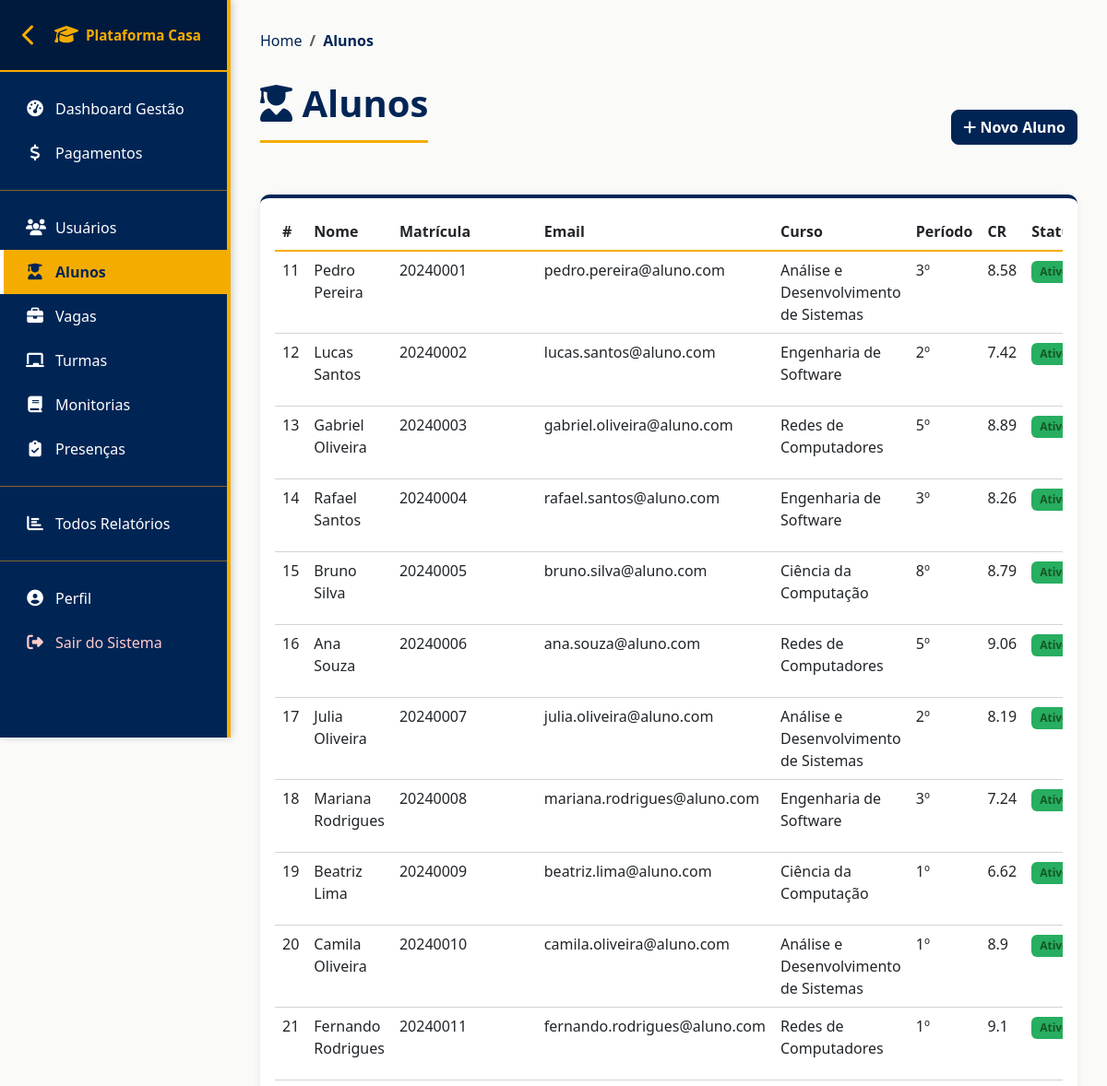
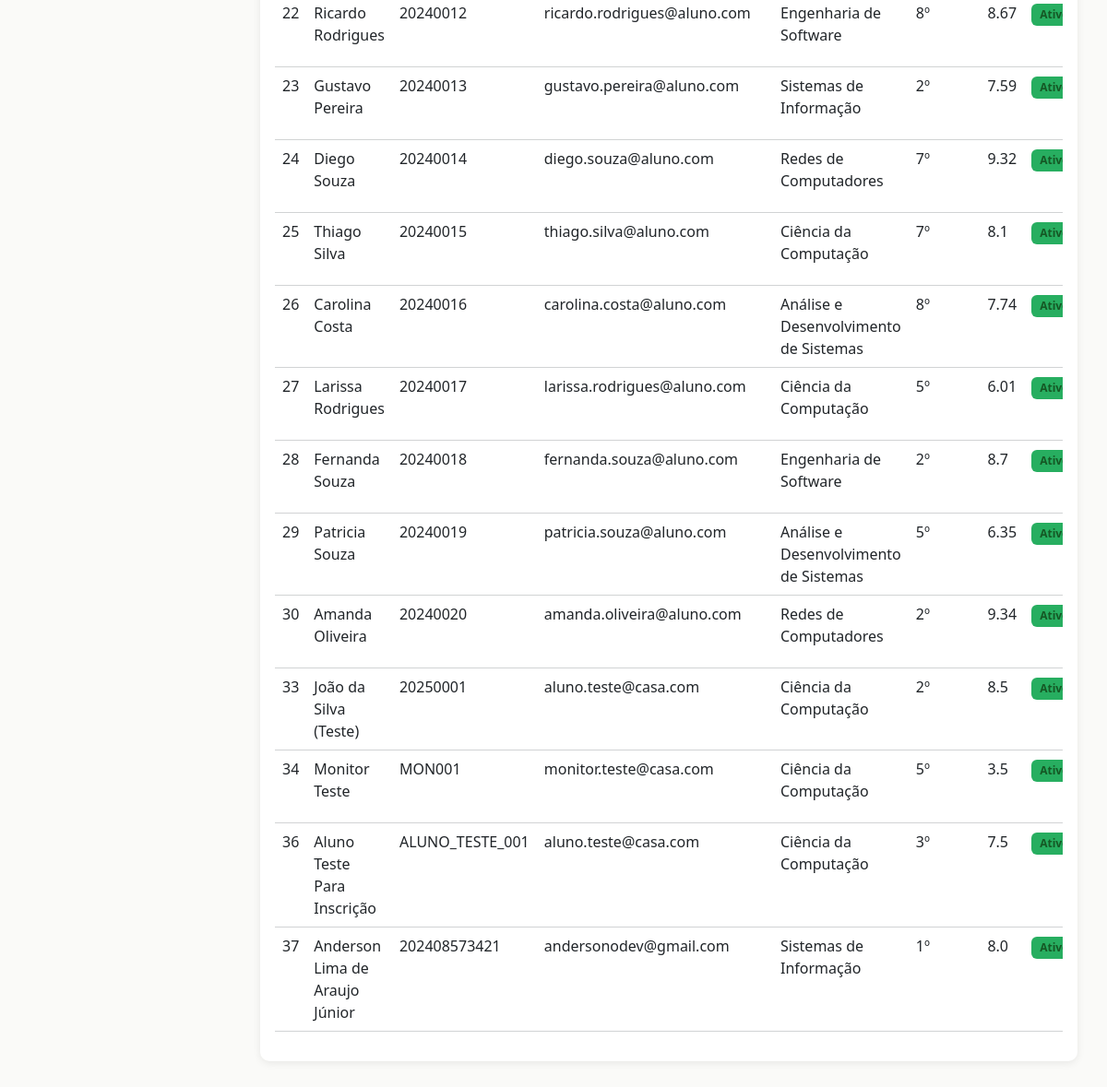
The page /alunos/ (signed in) on the database its author committed (2 pictures, top to bottom).
### plataforma_Casa/models.py (models this page shows, shortened)
class Usuario(models.Model):
    nome = models.CharField(max_length=100)
    email = models.EmailField(max_length=100)
    tipo_usuario = models.ForeignKey(TipoUsuario, on_delete=models.CASCADE)
    ativo = models.BooleanField(default=True)

class Aluno(Usuario):
    matricula = models.CharField(max_length=20, unique=True)
    curso = models.ForeignKey(Curso, on_delete=models.CASCADE)
    data_ingresso = models.DateField()
    periodo = models.IntegerField()
    cr_geral = models.FloatField()

class Usuario(models.Model):
    nome = models.CharField(max_length=100)
    email = models.EmailField(max_length=100)
    tipo_usuario = models.ForeignKey(TipoUsuario, on_delete=models.CASCADE)
    ativo = models.BooleanField(default=True)

class Curso(models.Model):
    nome = models.CharField(max_length=50)
    ativo = models.BooleanField(default=True)

### plataforma_Casa/views.py (the view)
# urls.py: path('alunos/', views.listar_alunos, name='listar_alunos'),
@requer_admin_ou_coordenador
def listar_alunos(request):
    alunos = Aluno.objects.all().select_related('curso', 'tipo_usuario')
    curso_filtro = request.GET.get('curso')
    if curso_filtro:
        alunos = alunos.filter(curso__id=curso_filtro)
    periodo_filtro = request.GET.get('periodo')
    if periodo_filtro:
        alunos = alunos.filter(periodo=periodo_filtro)
    context = {
        'alunos': alunos,
        'cursos': Curso.objects.all(),
    }
    return render(request, 'alunos/listar.html', context)

### plataforma_Casa/context_processors.py (called while the page is built, shortened)
def user_groups(request):
    if request.user.is_authenticated:
        return {
            'is_aluno': request.user.groups.filter(name='Aluno').exists(),
            'is_monitor': request.user.groups.filter(name='Monitor').exists(),
            'is_professor': request.user.groups.filter(name='Professor').exists(),
            'is_admin': request.user.is_staff or request.user.is_superuser,
        }

### plataforma_Casa/views.py (called while the page is built, shortened)
def requer_admin_ou_coordenador(view_func):
    @wraps(view_func)
    @login_required(login_url='login')
    def wrapper(request, *args, **kwargs):
        is_admin = request.user.is_staff or request.user.is_superuser
        is_coordenador = request.user.groups.filter(name='Coordenador').exists()
        return view_func(request, *args, **kwargs)
    return wrapper

### plataforma_Casa/templates/alunos/listar.html (shortened to what this page needs)
{% extends 'base.html' %}
{% block content %}
<nav aria-label="breadcrumb">
    <ol class="breadcrumb">
        <li class="breadcrumb-item"><a href="{% url 'dashboard' %}">Home</a></li>
        <li class="breadcrumb-item active">Alunos</li>
    </ol>
</nav>
<div class="d-flex justify-content-between align-items-center mb-4">
    <div class="page-title">
        <h1><i class="fas fa-user-graduate"></i> Alunos</h1>
    </div>
    <a href="{% url 'criar_aluno' %}" class="btn btn-primary">
        <i class="fas fa-plus"></i> Novo Aluno
    </a>
</div>
<div class="card">
    <div class="card-body">
        <div class="table-responsive">
            <table class="table table-hover">
                <thead>
                    <tr>
                        <th>#</th>
                        <th>Nome</th>
                        <th>Matrícula</th>
                        <th>Email</th>
                        <th>Curso</th>
                        <th>Período</th>
                        <th>CR</th>
                        <th>Status</th>
                    </tr>
                </thead>
                <tbody>
                    {% for aluno in alunos %}
                        <tr>
                            <td>{{ aluno.id }}</td>
                            <td>{{ aluno.nome }}</td>
                            <td>{{ aluno.matricula }}</td>
                            <td>{{ aluno.email }}</td>
                            <td>{{ aluno.curso.nome }}</td>
                            <td>{{ aluno.periodo }}º</td>
                            <td>{{ aluno.cr_geral }}</td>
                            <td>
                                <span class="badge {% if aluno.ativo %}status-active{% else %}status-inactive{% endif %}">
                                    {% if aluno.ativo %}Ativo{% else %}Inativo{% endif %}
                                </span>
                            </td>
                        </tr>
                    {% empty %}
                        <tr>
                            <td colspan="9" class="text-center text-muted py-4">
                                Nenhum aluno encontrado.
                            </td>
                        </tr>
                    {% endfor %}
                </tbody>
            </table>
        </div>
    </div>
</div>
{% endblock %}

### plataforma_Casa/static/css/cores-institucionais.css (style rules this page uses)
:root { --cor-amarelo-institucional: #F5AC00; --cor-azul-escuro-principal: #002555; --cor-azul-auxiliar: #1245FF; --cor-cinza-escuro: #6d6e71; --cor-cinza-medio: #a7a9ab; --cor-cinza-claro: #d1d3d4; --cor-branco: #ffffff; --cor-preto: #000000; --cor-sucesso: #27ae60; --cor-erro: #e74c3c; --cor-aviso: #f39c12; --cor-info: #3498db; --sombra-leve: rgba(0, 37, 85, 0.1); --sombra-media: rgba(0, 37, 85, 0.2); --sombra-forte: rgba(0, 37, 85, 0.3); }
html, body { background-color: var(--cor-branco); color: var(--cor-cinza-escuro); font-family: 'Segoe UI', Tahoma, Geneva, Verdana, sans-serif; }
.card { border: 1px solid var(--cor-cinza-claro); border-top: 4px solid var(--cor-azul-escuro-principal); box-shadow: 0 2px 8px var(--sombra-leve); transition: all 0.3s ease; }
.btn-primary { background-color: var(--cor-azul-escuro-principal); border-color: var(--cor-azul-escuro-principal); color: var(--cor-branco); font-weight: 600; transition: all 0.3s ease; }
.table { color: var(--cor-cinza-escuro); border-color: var(--cor-cinza-claro); }
.table thead { background: linear-gradient(135deg, var(--cor-azul-escuro-principal) 0%, var(--cor-azul-auxiliar) 100%); color: var(--cor-branco); font-weight: 600; border-bottom: 2px solid var(--cor-amarelo-institucional); }
.table thead th { border-color: var(--cor-amarelo-institucional); }
.table tbody tr { border-bottom-color: var(--cor-cinza-claro); transition: all 0.2s ease; }
h1, h2, h3, h4, h5, h6 { color: var(--cor-azul-escuro-principal); font-weight: 700; }
h1 { border-bottom: 3px solid var(--cor-amarelo-institucional); padding-bottom: 0.5rem; }
a { color: var(--cor-azul-escuro-principal); text-decoration: none; transition: all 0.3s ease; }

### plataforma_Casa/static/css/cores-padrao.css (style rules this page uses)
:root { --cor-amarelo-institucional: #F5AC00; --cor-azul-escuro-principal: #002555; --cor-azul-auxiliar: #1245FF; --cor-cinza-escuro: #6d6e71; --cor-cinza-medio: #a7a9ab; --cor-cinza-claro: #d1d3d4; --cor-branco: #ffffff; --cor-preto: #000000; --cor-sucesso: #27ae60; --cor-erro: #e74c3c; --cor-aviso: #f39c12; --cor-info: #3498db; }
.bg-primary, .btn-primary, .badge.bg-primary, .alert-primary, .border-primary { background-color: var(--cor-azul-escuro-principal) !important; border-color: var(--cor-azul-escuro-principal) !important; color: var(--cor-branco) !important; }
.btn { border-radius: 8px; font-weight: 600; transition: all 0.3s ease; }
.badge { font-weight: 600; padding: 0.5em 0.75em; border-radius: 6px; }
.card { border-radius: 10px; box-shadow: 0 2px 8px rgba(0, 0, 0, 0.08); border: none; border-top: 4px solid var(--cor-azul-escuro-principal); }
.display-4, h1, h2 { color: var(--cor-azul-escuro-principal); }
a { color: var(--cor-azul-escuro-principal); transition: all 0.3s ease; }
.status-active, .badge.bg-success { background-color: var(--cor-sucesso) !important; }
.breadcrumb-item.active { color: var(--cor-azul-escuro-principal) !important; }

### plataforma_Casa/templates/base.html (style rules this page uses)
* { margin: 0; padding: 0; box-sizing: border-box; }
body { background-color: #fafaf8; padding-top: 0; overflow-x: hidden; max-width: 100vw; }
html { overflow-x: hidden; max-width: 100vw; }
html, body { height: 100%; overflow-x: hidden; max-width: 100%; }
.status-active { background-color: #d4edda; color: #155724; }
.page-title { color: #002555; font-weight: 700; margin-bottom: 2rem; border-bottom: 3px solid #F5AC00; padding-bottom: 1rem; }
.page-title h1 { border-bottom: none; padding-bottom: 0; margin-bottom: 0; }
.breadcrumb { background-color: transparent; padding: 0; margin-bottom: 2rem; }
.breadcrumb-item.active { color: #667eea; font-weight: 600; }
.card, .table-responsive, img, iframe, video { max-width: 100%; overflow-x: auto; }
.main-content > * { max-width: 100%; }
.table-responsive { overflow-x: auto; -webkit-overflow-scrolling: touch; }
table { table-layout: auto; width: 100%; }

### rows shown on the page
Aluno: id "11", nome "Pedro Pereira", matricula "20240001", email "pedro.pereira@aluno.com", curso.nome "Análise e Desenvolvimento de Sistemas", periodo "3", cr_geral "8.58"
Aluno: id "12", nome "Lucas Santos", matricula "20240002", email "lucas.santos@aluno.com", curso.nome "Engenharia de Software", periodo "2", cr_geral "7.42"
Aluno: id "13", nome "Gabriel Oliveira", matricula "20240003", email "gabriel.oliveira@aluno.com", curso.nome "Redes de Computadores", periodo "5", cr_geral "8.89"
Aluno: id "14", nome "Rafael Santos", matricula "20240004", email "rafael.santos@aluno.com", curso.nome "Engenharia de Software", periodo "3", cr_geral "8.26"
Aluno: id "15", nome "Bruno Silva", matricula "20240005", email "bruno.silva@aluno.com", curso.nome "Ciência da Computação", periodo "8", cr_geral "8.79"
Aluno: id "16", nome "Ana Souza", matricula "20240006", email "ana.souza@aluno.com", curso.nome "Redes de Computadores", periodo "5", cr_geral "9.06"
Aluno: id "17", nome "Julia Oliveira", matricula "20240007", email "julia.oliveira@aluno.com", curso.nome "Análise e Desenvolvimento de Sistemas", periodo "2", cr_geral "8.19"
Aluno: id "18", nome "Mariana Rodrigues", matricula "20240008", email "mariana.rodrigues@aluno.com", curso.nome "Engenharia de Software", periodo "3", cr_geral "7.24"
Aluno: id "19", nome "Beatriz Lima", matricula "20240009", email "beatriz.lima@aluno.com", curso.nome "Ciência da Computação", periodo "1", cr_geral "6.62"
Aluno: id "20", nome "Camila Oliveira", matricula "20240010", email "camila.oliveira@aluno.com", curso.nome "Análise e Desenvolvimento de Sistemas", periodo "1", cr_geral "8.9"
Aluno: id "21", nome "Fernando Rodrigues", matricula "20240011", email "fernando.rodrigues@aluno.com", curso.nome "Redes de Computadores", periodo "1", cr_geral "9.1"
Aluno: id "22", nome "Ricardo Rodrigues", matricula "20240012", email "ricardo.rodrigues@aluno.com", curso.nome "Engenharia de Software", periodo "8", cr_geral "8.67"
Aluno: id "23", nome "Gustavo Pereira", matricula "20240013", email "gustavo.pereira@aluno.com", curso.nome "Sistemas de Informação", periodo "2", cr_geral "7.59"
Aluno: id "24", nome "Diego Souza", matricula "20240014", email "diego.souza@aluno.com", curso.nome "Redes de Computadores", periodo "7", cr_geral "9.32"
Aluno: id "25", nome "Thiago Silva", matricula "20240015", email "thiago.silva@aluno.com", curso.nome "Ciência da Computação", periodo "7", cr_geral "8.1"
Aluno: id "26", nome "Carolina Costa", matricula "20240016", email "carolina.costa@aluno.com", curso.nome "Análise e Desenvolvimento de Sistemas", periodo "8", cr_geral "7.74"
Aluno: id "27", nome "Larissa Rodrigues", matricula "20240017", email "larissa.rodrigues@aluno.com", curso.nome "Ciência da Computação", periodo "5", cr_geral "6.01"
Aluno: id "28", nome "Fernanda Souza", matricula "20240018", email "fernanda.souza@aluno.com", curso.nome "Engenharia de Software", periodo "2", cr_geral "8.7"
Aluno: id "29", nome "Patricia Souza", matricula "20240019", email "patricia.souza@aluno.com", curso.nome "Análise e Desenvolvimento de Sistemas", periodo "5", cr_geral "6.35"
Aluno: id "30", nome "Amanda Oliveira", matricula "20240020", email "amanda.oliveira@aluno.com", curso.nome "Redes de Computadores", periodo "2", cr_geral "9.34"
Aluno: id "33", nome "João da Silva (Teste)", matricula "20250001", email "aluno.teste@casa.com", curso.nome "Ciência da Computação", periodo "2", cr_geral "8.5"
Aluno: id "34", nome "Monitor Teste", matricula "MON001", email "monitor.teste@casa.com", curso.nome "Ciência da Computação", periodo "5", cr_geral "3.5"
Aluno: id "36", nome "Aluno Teste Para Inscrição", matricula "ALUNO_TESTE_001", email "aluno.teste@casa.com", curso.nome "Ciência da Computação", periodo "3", cr_geral "7.5"
Aluno: id "37", nome "Anderson Lima de Araujo Júnior", matricula "202408573421", email "andersonodev@gmail.com", curso.nome "Sistemas de Informação", periodo "1", cr_geral "8.0"
